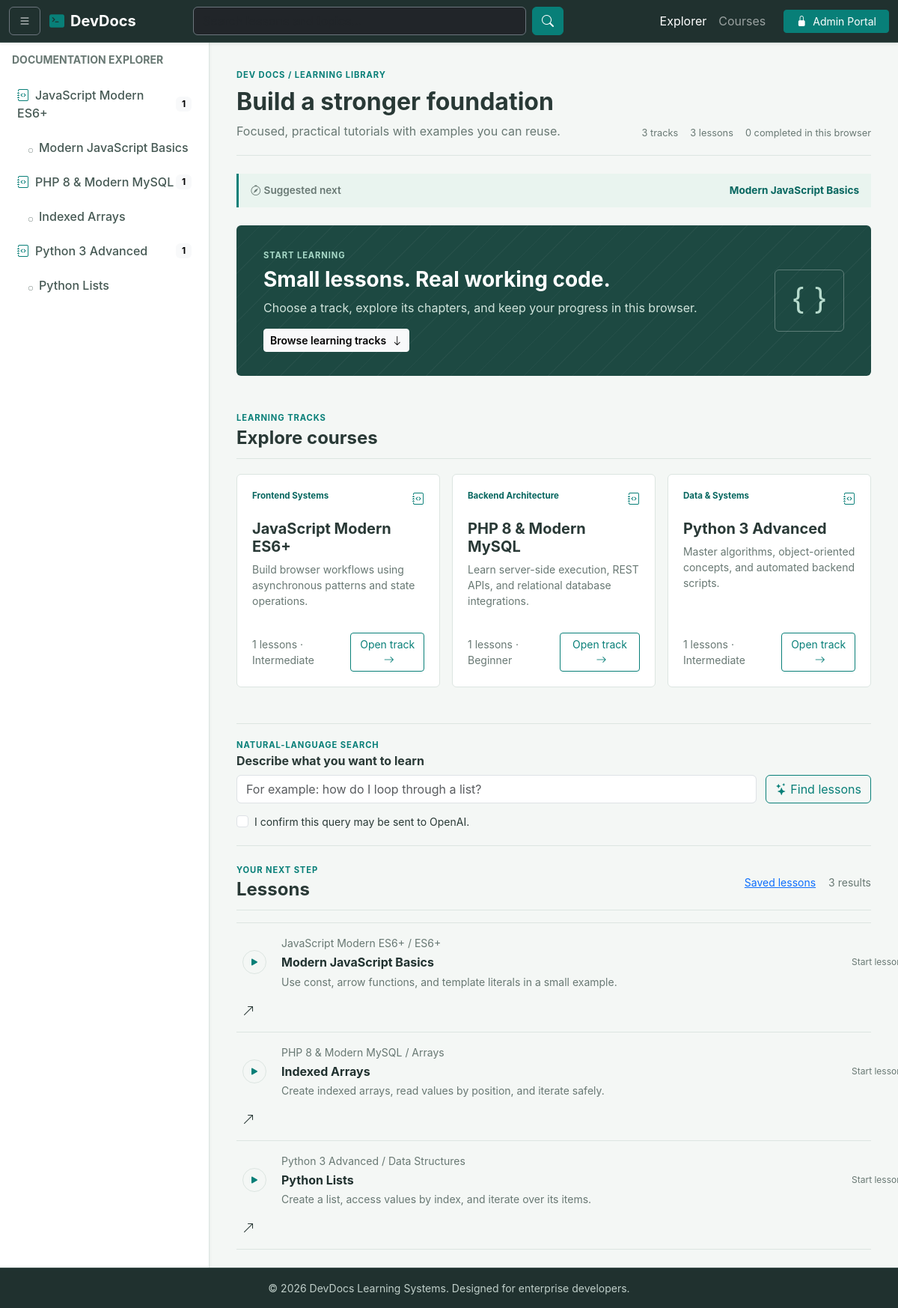
The page / on the database its author committed.
### tables this page shows
CREATE TABLE IF NOT EXISTS courses (
    id BIGINT UNSIGNED NOT NULL AUTO_INCREMENT PRIMARY KEY,
    slug VARCHAR(120) NOT NULL UNIQUE,
    title VARCHAR(190) NOT NULL,
    category VARCHAR(100) NOT NULL DEFAULT 'Development',
    description TEXT NOT NULL,
    level VARCHAR(40) NOT NULL DEFAULT 'Beginner',
    is_published TINYINT(1) NOT NULL DEFAULT 0,
    created_at TIMESTAMP NOT NULL DEFAULT CURRENT_TIMESTAMP,
    updated_at TIMESTAMP NOT NULL DEFAULT CURRENT_TIMESTAMP ON UPDATE CURRENT_TIMESTAMP
);

CREATE TABLE IF NOT EXISTS lessons (
    id BIGINT UNSIGNED NOT NULL AUTO_INCREMENT PRIMARY KEY,
    course_id BIGINT UNSIGNED NOT NULL,
    slug VARCHAR(120) NOT NULL,
    topic VARCHAR(190) NOT NULL,
    title VARCHAR(190) NOT NULL,
    summary TEXT NOT NULL,
    body LONGTEXT NOT NULL,
    code_sample LONGTEXT NOT NULL,
    position INT UNSIGNED NOT NULL DEFAULT 0,
    is_published TINYINT(1) NOT NULL DEFAULT 0,
    created_at TIMESTAMP NOT NULL DEFAULT CURRENT_TIMESTAMP,
    updated_at TIMESTAMP NOT NULL DEFAULT CURRENT_TIMESTAMP ON UPDATE CURRENT_TIMESTAMP,
    UNIQUE KEY uq_lesson_course_slug (course_id, slug),
    KEY idx_lesson_published_position (is_published, position),
    CONSTRAINT fk_lessons_course FOREIGN KEY (course_id) REFERENCES courses(id) ON DELETE CASCADE
);

### config/app.php (called while the page is built, shortened)
<?php
function e(string|int|null $value): string
{
    return htmlspecialchars((string) $value, ENT_QUOTES | ENT_SUBSTITUTE, 'UTF-8');
}

### index.php (the view, shortened to what this page needs)
<?php
require_once __DIR__ . '/config/app.php';
$searchTerm = trim((string) ($_GET['q'] ?? ''));
$courseSlug = trim((string) ($_GET['course'] ?? ''));
$courses = [];
$navigationLessons = [];
$matchingLessons = [];
try {
  $database = db();
  $courses = $database->query('SELECT courses.id, courses.slug, courses.title, courses.category, courses.description, courses.level, COUNT(lessons.id) AS lesson_count FROM courses LEFT JOIN lessons ON lessons.course_id = courses.id AND lessons.is_published = 1 WHERE courses.is_published = 1 GROUP BY courses.id ORDER BY courses.title')->fetchAll();
  $navigationLessons = $database->query('SELECT lessons.id, lessons.course_id, lessons.title, lessons.topic, lessons.slug FROM lessons JOIN courses ON courses.id = lessons.course_id WHERE lessons.is_published = 1 AND courses.is_published = 1 ORDER BY courses.title, lessons.position, lessons.title')->fetchAll();
  $sql = 'SELECT lessons.id, lessons.course_id, lessons.topic, lessons.title, lessons.summary, courses.title AS course_title, courses.slug AS course_slug FROM lessons JOIN courses ON courses.id = lessons.course_id WHERE lessons.is_published = 1 AND courses.is_published = 1';
  $parameters = [];
  $sql .= ' ORDER BY courses.title, lessons.position, lessons.title';
  $statement = $database->prepare($sql);
  $statement->execute($parameters);
  $matchingLessons = $statement->fetchAll();
} catch (Throwable $exception) {
  $databaseError = 'The learning library is not ready yet. Start MySQL, import database/schema.sql, and check your local .env settings.';
}
?>
<!DOCTYPE html>
<html lang="en">
<head>
  <link href="https://cdn.jsdelivr.net/npm/bootstrap@5.3.2/dist/css/bootstrap.min.css" rel="stylesheet">
  <link href="https://cdn.jsdelivr.net/npm/bootstrap-icons@1.11.1/font/bootstrap-icons.css" rel="stylesheet">
  <link href="assets/style.css" rel="stylesheet">
</head>
<body>
  <?php include('topnav.php')?>
  <div class="wrapper" style="padding-top: 56px;">
   <?php include('sidenav.php')?>
    <main class="w-100 p-4">
      <div class="container-fluid learner-dashboard">
        <header class="learning-heading mb-4">
          <div>
            <p class="eyebrow mb-2">DEV DOCS / LEARNING LIBRARY</p>
            <h1 class="h2 fw-bold mb-2"><?= $searchTerm !== '' ? 'Search results' : ($courseSlug !== '' ? 'Course lessons' : 'Build a stronger foundation') ?></h1>
            <p class="text-muted mb-0"><?= $searchTerm !== '' ? 'Lessons matching “' . e($searchTerm) . '”' : 'Focused, practical tutorials with examples you can reuse.' ?></p>
          </div>
          <div class="learning-stats"><span><?= count($courses) ?> tracks</span><span><?= count($navigationLessons) ?> lessons</span><span data-progress-summary>0 completed in this browser</span></div>
        </header>
        <div class="learning-recommendation mb-4" data-next-lesson hidden><span><i class="bi bi-compass me-1" aria-hidden="true"></i>Suggested next</span><a data-next-lesson-link href="#">Continue learning</a></div>
        <?php if ($searchTerm === '' && $courseSlug === ''): ?>
        <section class="lesson-feature mb-5" aria-labelledby="feature-title">
          <div><p class="eyebrow mb-2">START LEARNING</p><h2 class="h3 fw-bold" id="feature-title">Small lessons. Real working code.</h2><p class="mb-3">Choose a track, explore its chapters, and keep your progress in this browser.</p><a class="btn btn-light btn-sm fw-semibold" href="#courses">Browse learning tracks <i class="bi bi-arrow-down ms-1"></i></a></div>
          <i class="bi bi-braces feature-mark" aria-hidden="true"></i>
        </section>
        <?php endif; ?>
        <?php if ($searchTerm === '' && $courseSlug === ''): ?>
        <section id="courses" class="mb-5">
          <div class="section-heading"><div><p class="eyebrow mb-1">LEARNING TRACKS</p><h2 class="h4 fw-bold mb-0">Explore courses</h2></div></div>
          <div class="row g-3 mt-1">
            <?php foreach ($courses as $course): ?>
            <div class="col-md-6 col-xl-4"><article class="course-tile h-100"><div class="d-flex justify-content-between align-items-start gap-3"><span class="course-category"><?= e($course['category']) ?></span><i class="bi bi-journal-code text-primary" aria-hidden="true"></i></div><h3 class="h5 fw-bold mt-3 mb-2"><?= e($course['title']) ?></h3><p class="text-muted small flex-grow-1"><?= e($course['description']) ?></p><div class="d-flex justify-content-between align-items-center mt-3"><span class="small text-muted"><?= (int) $course['lesson_count'] ?> lessons · <?= e($course['level']) ?></span><a class="btn btn-outline-primary btn-sm" href="index.php?course=<?= e($course['slug']) ?>">Open track <i class="bi bi-arrow-right ms-1"></i></a></div></article></div>
            <?php endforeach; ?>
          </div>
        </section>
        <?php endif; ?>
        <section class="smart-search-section mb-4" aria-labelledby="smart-search-title">
          <div><p class="eyebrow mb-1">NATURAL-LANGUAGE SEARCH</p><h2 class="h6 fw-bold mb-2" id="smart-search-title">Describe what you want to learn</h2></div>
          <form class="smart-search-form" data-smart-search-form>
            <input class="form-control" id="smartSearchQuery" name="question" maxlength="500" required placeholder="For example: how do I loop through a list?"><button class="btn btn-outline-primary" type="submit"><i class="bi bi-stars me-1"></i>Find lessons</button>
            <label class="form-check"><input class="form-check-input" type="checkbox" name="consent" value="1" required><span class="form-check-label small">I confirm this query may be sent to OpenAI.</span></label>
          </form>
        </section>
        <section class="lesson-list-section" aria-labelledby="lesson-list-title">
          <div class="section-heading"><div><p class="eyebrow mb-1">YOUR NEXT STEP</p><h2 class="h4 fw-bold mb-0" id="lesson-list-title"><?= $searchTerm !== '' ? 'Matching lessons' : 'Lessons' ?></h2></div><div class="d-flex gap-3 align-items-center"><button class="btn btn-sm btn-link p-0" type="button" data-show-bookmarks>Saved lessons</button><span class="small text-muted"><?= count($matchingLessons) ?> results</span></div></div>
          <div class="lesson-list mt-3">
            <?php foreach ($matchingLessons as $lesson): ?>
            <a class="lesson-row" href="lesson.php?id=<?= (int) $lesson['id'] ?>" data-lesson-row data-lesson-id="<?= (int) $lesson['id'] ?>">
              <span class="lesson-index"><i class="bi bi-play-fill" aria-hidden="true"></i></span>
              <span class="lesson-row-copy"><span class="small text-muted"><?= e($lesson['course_title']) ?> / <?= e($lesson['topic']) ?></span><strong><?= e($lesson['title']) ?></strong><span class="small text-muted"><?= e($lesson['summary']) ?></span></span>
              <span class="lesson-row-state" data-progress-state>Start lesson</span>
              <i class="bi bi-arrow-up-right" aria-hidden="true"></i>
            </a>
            <?php endforeach; ?>
          </div>
        </section>
      </div>
    </main>
  </div>
  <?php include('footer.php')?>
</body>
</html>

### topnav.php (shortened to what this page needs)
<header>
    <nav class="navbar navbar-expand-lg navbar-dark navbar-slate fixed-top shadow-sm">
      <div class="container-fluid">
        <button class="btn btn-outline-light me-2 border-secondary" type="button" id="sidebarToggle">
          <i class="bi bi-list"></i>
        </button>
        <a class="navbar-brand fw-bold text-white ms-1" href="index.php"><i class="bi bi-terminal-fill me-2 text-primary"></i>DevDocs</a>
        <div class="collapse navbar-collapse" id="topNavbar">
          <form class="d-flex mx-auto my-2 my-lg-0 w-50" action="index.php" method="get" role="search">
            <input class="form-control bg-dark text-white border-secondary me-2" type="search" name="q" value="<?= e($searchTerm ?? '') ?>" placeholder="Search lessons and topics..." aria-label="Search lessons and topics">
            <button class="btn btn-blue" type="submit" aria-label="Search"><i class="bi bi-search"></i></button>
          </form>
          <ul class="navbar-nav ms-auto align-items-center">
            <li class="nav-item">
              <a class="nav-link active" href="index.php">Explorer</a>
            </li>
            <li class="nav-item me-3">
              <a class="nav-link" href="index.php#courses">Courses</a>
            </li>
            <li class="nav-item">
              <a class="btn btn-blue btn-sm rounded-1 px-3" href="admin/index.php">
                <i class="bi bi-lock-fill me-1"></i> Admin Portal
              </a>
            </li>
          </ul>
        </div>
      </div>
    </nav>
  </header>

### sidenav.php (shortened to what this page needs)
<nav id="sidebar" class="py-3 shadow-sm">
     <div class="px-3 mb-3">
       <h6 class="text-uppercase text-muted fw-bold small">Documentation Explorer</h6>
     </div>
     <ul class="list-unstyled sidebar-menu">
       <?php foreach ($courses as $course): ?>
       <?php $courseLessons = array_values(array_filter($navigationLessons, static fn(array $lesson): bool => (int) $lesson['course_id'] === (int) $course['id'])); ?>
       <li class="sidebar-course">
         <a href="index.php?course=<?= e($course['slug']) ?>" class="nav-link d-flex justify-content-between align-items-center">
           <span><i class="bi bi-journal-code me-2 text-primary"></i><?= e($course['title']) ?></span>
           <span class="badge text-bg-light"><?= count($courseLessons) ?></span>
         </a>
         <?php if ($courseLessons !== []): ?>
         <ul class="list-unstyled submenu-subtopic">
           <?php foreach ($courseLessons as $navigationLesson): ?>
           <li><a href="lesson.php?id=<?= (int) $navigationLesson['id'] ?>" class="nav-link small"><i class="bi bi-circle me-2" style="font-size: 6px;"></i><?= e($navigationLesson['title']) ?></a></li>
           <?php endforeach; ?>
         </ul>
         <?php endif; ?>
       </li>
       <?php endforeach; ?>
     </ul>
   </nav>

### footer.php
<footer class="py-3 text-center">
    <div class="container">
      <p class="mb-0 small">&copy; 2026 DevDocs Learning Systems. Designed for enterprise developers.</p>
    </div>
  </footer>

### rows shown on the page
courses: title "JavaScript Modern ES6+", count($courseLessons) "1", category "Frontend Systems", description "Build browser workflows using asynchronous patterns and state operations.", lesson_count "1", level "Intermediate"
lessons: title "Modern JavaScript Basics", course.title "JavaScript Modern ES6+", topic "ES6+", summary "Use const, arrow functions, and template literals in a small example."
courses: title "PHP 8 & Modern MySQL", count($courseLessons) "1", category "Backend Architecture", description "Learn server-side execution, REST APIs, and relational database integrations.", lesson_count "1", level "Beginner"
lessons: title "Indexed Arrays", course.title "PHP 8 & Modern MySQL", topic "Arrays", summary "Create indexed arrays, read values by position, and iterate safely."
courses: title "Python 3 Advanced", count($courseLessons) "1", category "Data & Systems", description "Master algorithms, object-oriented concepts, and automated backend scripts.", lesson_count "1", level "Intermediate"
lessons: title "Python Lists", course.title "Python 3 Advanced", topic "Data Structures", summary "Create a list, access values by index, and iterate over its items."

### other values the page prints
count($courses) "3"
count($navigationLessons) "3"
count($matchingLessons) "3"
